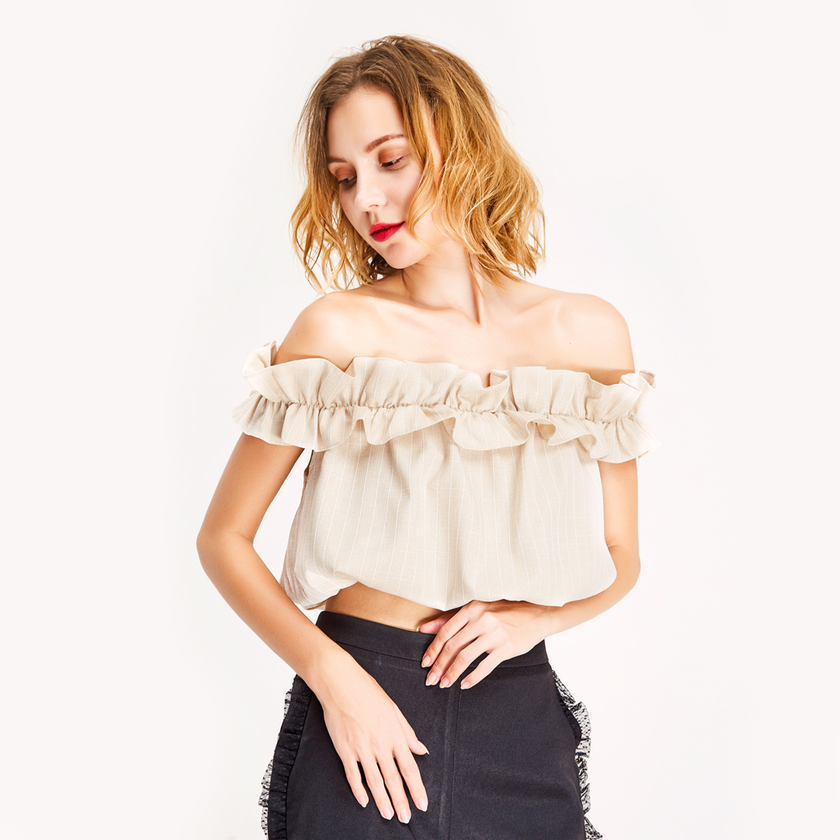
#> input picture 1816328_L.png, 840 x 840 px, shrunk from 1000 x 1000 before the run
$ python ConvertRGB-to-GrayScale.py
#> lines starting #> are read from the running program, lines starting #| are printed output that depends on the picture
import numpy as np
import matplotlib.pyplot as plt
import matplotlib.image as mpimg

def rgp2gray(rgb):
	return np.dot(rgb[... , :3], [0.299, 0.587, 0.114])

img=mpimg.imread("1816328_L.png")
#> img is the input picture: shape (840, 840, 3) float32; mean R, G, B 0.905, 0.853, 0.825
gray=rgp2gray(img)
#> in rgp2gray, `return np.dot(rgb[... , :3], [0.299, 0.587, 0.114])`:
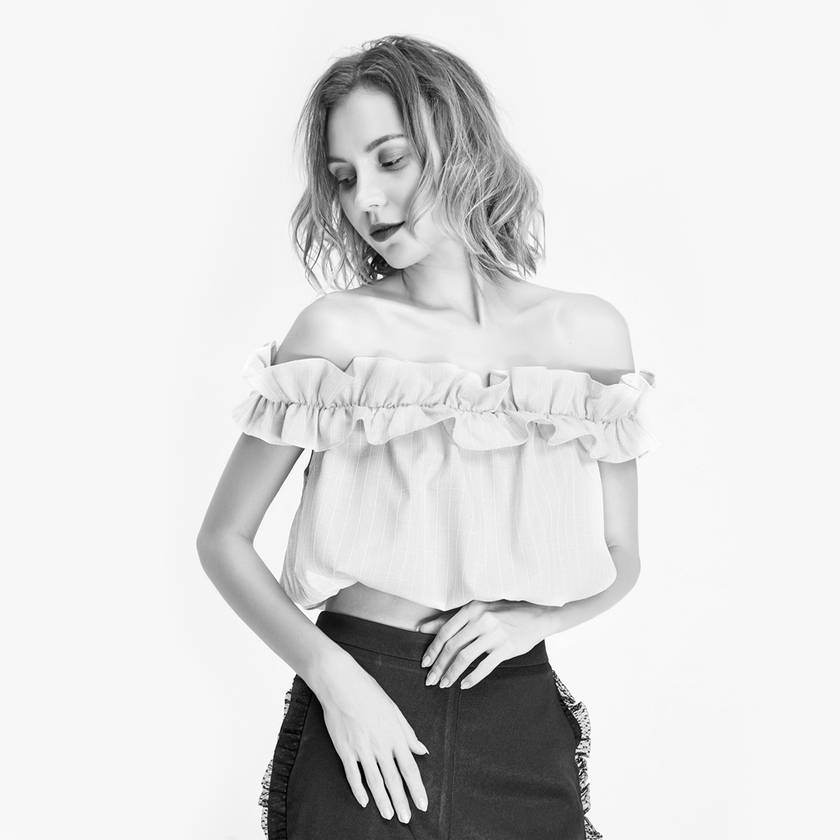
#> returned value: shape (840, 840) float64; min 0, max 1, mean 0.866
plt.imshow(gray, cmap = plt.get_cmap('gray'))
plt.show()
